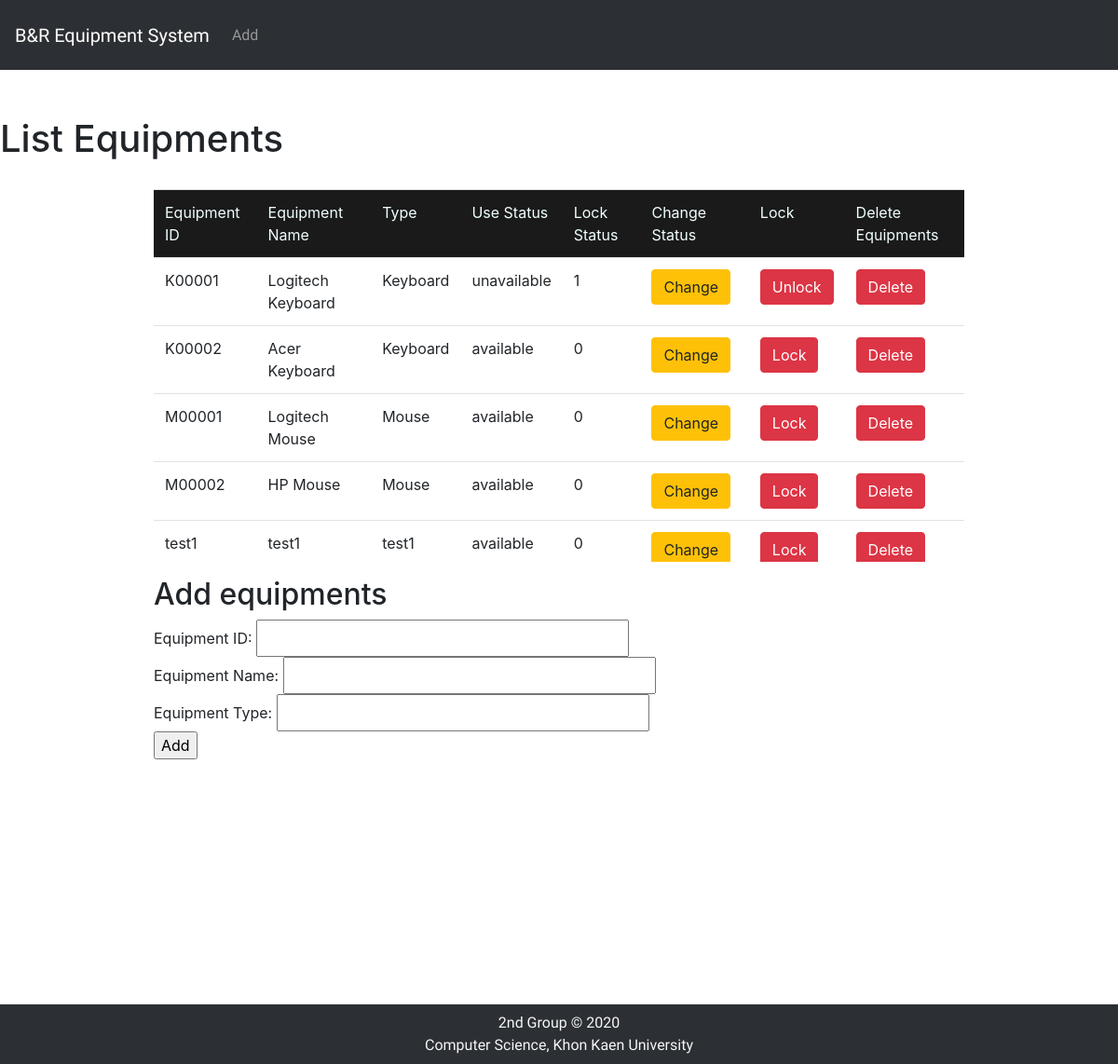
The app's page /22/index.php with its own data.
### tables this page shows
CREATE TABLE `equipments` (
  `E_ID` varchar(6) NOT NULL,
  `E_Name` varchar(50) NOT NULL,
  `E_Type` varchar(20) NOT NULL,
  `E_Status` varchar(20) NOT NULL DEFAULT 'available',
  `Lock_Status` int(1) NOT NULL DEFAULT '0'
);

### 22/index.php (the view, shortened to what this page needs)
    <?php
        include "connect.php";
        include "templates_cs/header.php";
        $stmt = $pdo->prepare("SELECT * FROM equipments");
        $stmt->execute();
        function nameLock($Lock_Status){
            if($Lock_Status == 0){
                $Lock_Name = "Lock";
            }elseif($Lock_Status == 1){
                $Lock_Name = "Unlock";
            }
            return $Lock_Name;
        }
        echo '<h1>List Equipments</h1>
        <div class="container col-md-9 mt-md-0 mt-3">';
        echo ' <table class="table table-hover table-wrapper-scroll-y my-custom-scrollbar">';
            echo "
                <tr class='head-table'>
                    <td>Equipment ID</td>
                    <td>Equipment Name</td>
                    <td>Type</td>
                    <td>Use Status</td>
                    <td>Lock Status</td>
                    <td>Change Status</td>
                    <td>Lock</td>
                    <td>Delete Equipments</td>
                </tr>";
                while ($row = $stmt->fetch()) {
                    echo "<tr>";
                    echo "<td>" .$row["E_ID"] .  "</td> ";
                    echo "<td>" .$row["E_Name"] .  "</td> ";
                    echo "<td>" .$row["E_Type"] .  "</td> ";
                    echo "<td>" .$row["E_Status"] .  "</td> ";
                    echo "<td>" .$row["Lock_Status"] .  "</td> ";
                    echo "<td><a href='statusChange.php?value=$row[3]&ID=$row[0]&lock=$row[4]'
                    onclick=\"return confirm('Do you want to change status of this record? !!!')\"
                    class='btn btn-warning btn-xs'>Change</a></td> ";
                    echo "<td><a href='lockStatus.php?ID=$row[0]&lock=$row[4]'
                    onclick=\"return confirm('Do you want to lock status of this record? !!!')\"
                    class='btn btn-danger btn-xs'>".nameLock($row[4])."</a></td> ";
                    echo "<td><a href='delete-data.php?ID=$row[0]'
                    onclick=\"return confirm('Do you want to delete this record? !!!')\"
                    class='btn btn-danger btn-xs'>Delete</a></td> ";
                }
            echo "</tr>";
        echo "</table>";
    ?>
<body>
        <h2>Add equipments</h2>
        <form action="add-data.php" method="post">
        Equipment ID: <input type="text" name="ID" required><br>
        Equipment Name: <input type="text" name="Name" required><br>
        Equipment Type: <input type="text" name="Type" required><br>
        <input type="submit" value="Add" onclick="return confirm('Do you want to add this data to your database? !!!')">
        </form>
<br><br><br><br><br>
<?php include "templates_cs/footer.php"; ?>

### css/style.css (style rules this page uses)
table { width: 100%; margin-top: 30px; margin-bottom: 30px; }
.head-table { background-color: #1a1a1a; color: azure; }
.my-custom-scrollbar { position: relative; height: 400px; overflow: auto; }
.table-wrapper-scroll-y { display: block; }
input[type="text"] { width: 400px; height: 40px; padding: 4px 20px; }

### records on screen
equipments: E_ID "K00001", E_Name "Logitech Keyboard", E_Type "Keyboard", E_Status "unavailable", Lock_Status "1", Lock_Status "Unlock"
equipments: E_ID "K00002", E_Name "Acer Keyboard", E_Type "Keyboard", E_Status "available", Lock_Status "0", Lock_Status "Lock"
equipments: E_ID "M00001", E_Name "Logitech Mouse", E_Type "Mouse", E_Status "available", Lock_Status "0", Lock_Status "Lock"
equipments: E_ID "M00002", E_Name "HP Mouse", E_Type "Mouse", E_Status "available", Lock_Status "0", Lock_Status "Lock"
equipments: E_ID "test1", E_Name "test1", E_Type "test1", E_Status "available", Lock_Status "0", Lock_Status "Lock"
